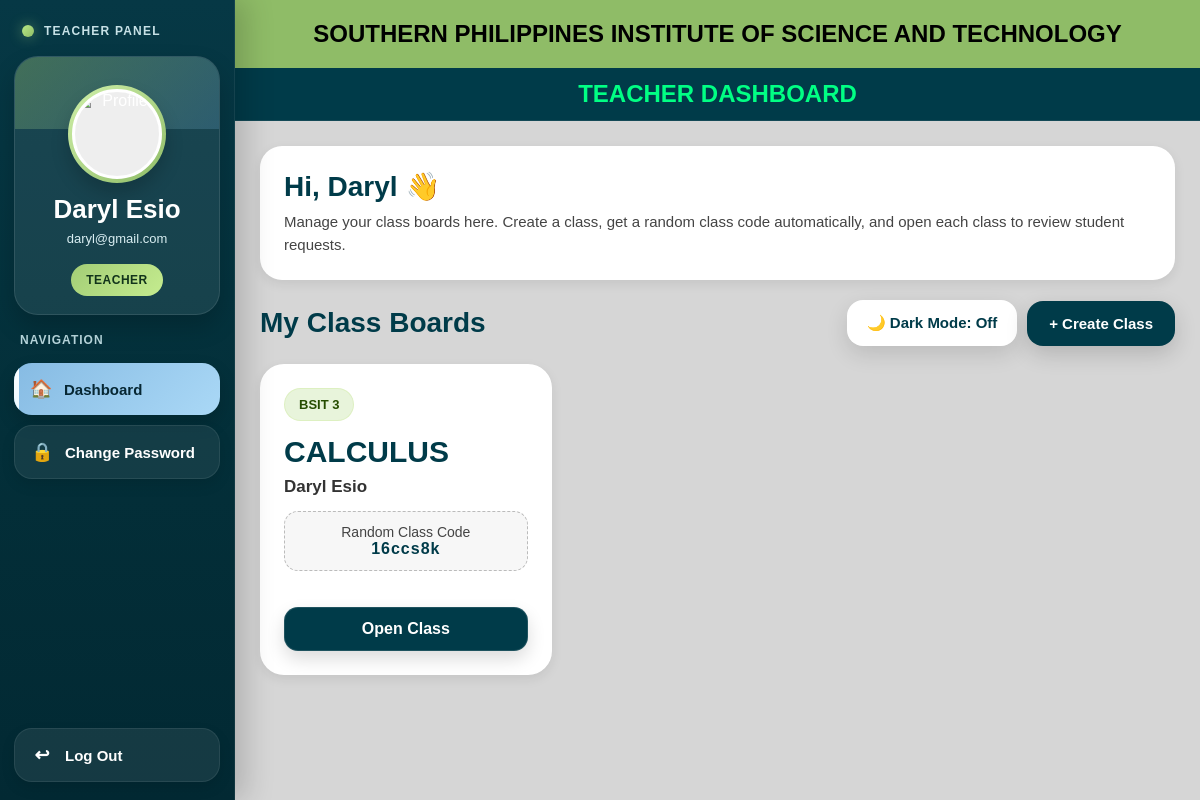
Page /clearance_system/dashboard/teacher.php (signed in) on the committed database.
### tables this page shows
CREATE TABLE `users` (
  `id` int(11) NOT NULL,
  `firstname` varchar(100) DEFAULT NULL,
  `lastname` varchar(100) DEFAULT NULL,
  `email` varchar(100) DEFAULT NULL,
  `contact_number` varchar(20) DEFAULT NULL,
  `password` varchar(255) DEFAULT NULL,
  `role` enum('student','teacher') DEFAULT NULL,
  `course` varchar(50) DEFAULT NULL,
  `profile_photo` varchar(255) DEFAULT NULL,
  `is_deleted` tinyint(1) NOT NULL DEFAULT 0,
  `deleted_at` datetime DEFAULT NULL
);

CREATE TABLE `teacher_classes` (
  `id` int(11) NOT NULL,
  `teacher_id` int(11) NOT NULL,
  `subject` varchar(100) NOT NULL,
  `course` varchar(50) NOT NULL,
  `class_code` varchar(20) NOT NULL,
  `created_at` timestamp NOT NULL DEFAULT current_timestamp()
);

### clearance_system/dashboard/teacher.php (the view, shortened to what this page needs)
<?php
include("../config/db.php");
$teacher_id = $_SESSION['user_id'];
$user_stmt = $conn->prepare("SELECT firstname, lastname, email, contact_number, profile_photo FROM users WHERE id = ? AND role = 'teacher'");
$user_stmt->bind_param("i", $teacher_id);
$user_stmt->execute();
$user = $user_stmt->get_result()->fetch_assoc();
$default_photo = "../assets/southern.png";
if (!empty($user['profile_photo']) && file_exists("../assets/uploads/profile/" . $user['profile_photo'])) {
    $photo = "../assets/uploads/profile/" . $user['profile_photo'];
} else {
    $photo = $default_photo;
}
$stmt = $conn->prepare("SELECT * FROM teacher_classes WHERE teacher_id = ? ORDER BY id DESC");
$stmt->bind_param("i", $teacher_id);
$stmt->execute();
$classes = $stmt->get_result();
$current_page = basename($_SERVER['PHP_SELF']);
?>
<!DOCTYPE html>
<html lang="en">
<head>
</head>
<body>
<div class="wrapper">
    <div class="sidebar">
        <div class="sidebar-top">
            <div class="brand-mini">
                <span class="brand-dot"></span>
                <span class="brand-text">Teacher Panel</span>
            </div>
            <div class="profile-card">
                <div class="profile-ring">
                    <img src="<?php echo $photo; ?>" alt="Profile" class="profile-img" onerror="this.src='../assets/southern.png';">
                </div>
                <div class="profile-name">
                    <?php echo htmlspecialchars($user['firstname'] . ' ' . $user['lastname']); ?>
                </div>
                <div class="profile-email">
                    <?php echo htmlspecialchars($user['email']); ?>
                </div>
                <div class="role-badge">TEACHER</div>
            </div>
            <div class="nav-title">Navigation</div>
            <div class="sidebar-menu">
                <a href="teacher.php" class="nav-link <?php echo ($current_page == 'teacher.php') ? 'active' : ''; ?>">
                    <span class="nav-icon">🏠</span>
                    <span>Dashboard</span>
                </a>
                <a href="change_password.php" class="nav-link <?php echo ($current_page == 'change_password.php') ? 'active' : ''; ?>">
                    <span class="nav-icon">🔒</span>
                    <span>Change Password</span>
                </a>
            </div>
        </div>
        <div class="sidebar-bottom">
            <a href="../auth/logout.php" class="logout-btn">
                <span class="nav-icon">↩</span>
                <span>Log Out</span>
            </a>
        </div>
    </div>
    <div class="main-content">
        <div class="top-header">
            SOUTHERN PHILIPPINES INSTITUTE OF SCIENCE AND TECHNOLOGY
        </div>
        <div class="sub-header">
            TEACHER DASHBOARD
        </div>
        <div class="content">
            <div class="welcome-box">
                <h2>Hi, <?php echo htmlspecialchars($user['firstname']); ?> 👋</h2>
                <p>
                    Manage your class boards here. Create a class, get a random class code automatically, and open each class to review student requests.
                </p>
            </div>
            <div class="top-actions">
                <div class="section-title">My Class Boards</div>
                <div class="action-right">
                    <button type="button" class="theme-toggle-btn" id="themeToggleBtn" onclick="toggleTheme()">🌙 Dark Mode: Off</button>
                    <button class="create-btn" onclick="toggleCreateForm()">+ Create Class</button>
                </div>
            </div>
            <?php if ($classes->num_rows > 0): ?>
                <div class="class-grid">
                    <?php while ($class = $classes->fetch_assoc()): ?>
                        <div class="class-card">
                            <div class="class-top">
                                <div class="course-badge"><?php echo htmlspecialchars($class['course']); ?></div>
                                <div class="subject-name"><?php echo htmlspecialchars($class['subject']); ?></div>
                                <div class="teacher-name"><?php echo htmlspecialchars($user['firstname'] . ' ' . $user['lastname']); ?></div>
                                <div class="class-code">
                                    Random Class Code<br>
                                    <strong><?php echo htmlspecialchars($class['class_code']); ?></strong>
                                </div>
                            </div>
                            <a href="teacher_request.php?class_id=<?php echo $class['id']; ?>" class="join-btn">Open Class</a>
                        </div>
                    <?php endwhile; ?>
                </div>
            <?php else: ?>
                <div class="empty-box">
                    No class boards yet. Click “Create Class” to add your first subject.
                </div>
            <?php endif; ?>
        </div>
    </div>
</div>
</body>
</html>

### rows in the picture
users: firstname+lastname "Daryl Esio", email "daryl@gmail.com", firstname "Daryl"
teacher_classes: course "BSIT 3", subject "CALCULUS", class_code "16ccs8k"
